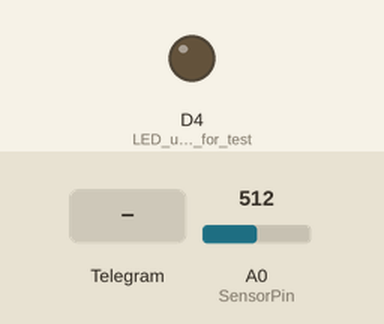
The sketch below on a simulated ESP8266 (NodeMCU). Parts: output pins drawn as LEDs (lit = HIGH). The test bench sets the inputs (shaded band); at power-on: A0 (SensorPin) = 512. WiFi joins after 1.5 s; servers stay silent unless stated; what the sketch prints to the serial monitor is not drawn.

Above: at 2.7 s.
2.8 s: Telegram message "OFF" received
At 5.3 s:
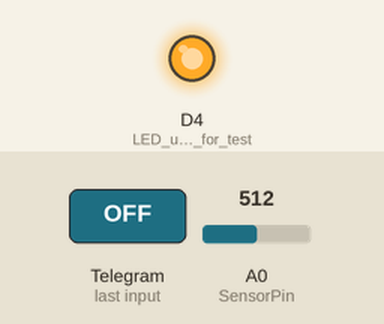
6.1 s: Telegram message "ON" received
At 8.5 s:
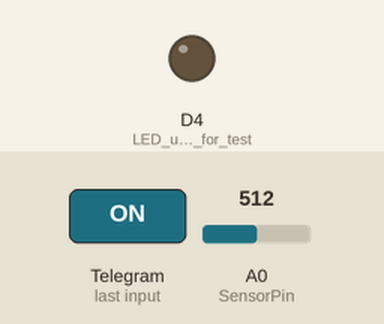
Timing chart, 0 to 10.0 s (numbered marks = the images above; inputs shaded):
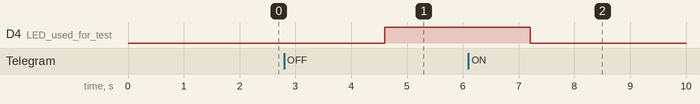

Measured:
- after the input at 2.8 s, D4 (LED_used_for_test): LOW → HIGH after 1.8 s
- after the input at 6.1 s, D4 (LED_used_for_test): HIGH → LOW after 1.1 s

The sketch:

botTest.ino
```cpp
#include <ESP8266WiFi.h>
#include <WiFiClientSecure.h>
#include <UniversalTelegramBot.h>
#define BOTtoken "581782459:AAGH4KJVMMSSs-aeAUNHMHNNP4zSQ1-Ygm8"//Generated by telegram bot creator
#define SensorPin A0         // humidity analog sensor


WiFiClientSecure client;
UniversalTelegramBot bot(BOTtoken, client);

String id, text;//Stores IDs and texts
unsigned long tempo;
int sensorValue;
String sensorString;
const char* ssid     = "Broadcast";  // REPLACE SSID WITH YOUR OWN
const char* password = "gato12345";  // REPLACE WITH NETWORK PASSWORD

void setup()
{
   pinMode(D4, OUTPUT); //LED used for test
   pinMode(SensorPin, INPUT);
   Serial.begin(115200);
  // Connect to WiFi
  WiFi.begin(ssid, password);

  // while wifi not connected yet, print '.'
  // then after it connected, get out of the loop
  while (WiFi.status() != WL_CONNECTED) {
     delay(500);
     Serial.print(".");
  }
  //print a new line, then print WiFi connected, name and the IP address
  Serial.println("");
  Serial.println("WiFi connected");
    Serial.println(ssid);
  // Print the IP address
  Serial.println(WiFi.localIP());
}

void loop()
{
   sensorValue = analogRead(SensorPin); // humidity value
   sensorString = String(analogRead(SensorPin), DEC); // converts in text
   if (millis() - tempo > 2000)//checks every 2 seconds
   {
      connect();//check connection
      readTel();//read from telegram
      tempo = millis();//Reset time
   }
}

void connect()//connects to wifi network
{
   if (WiFi.status() != WL_CONNECTED)
   {
      WiFi.begin(ssid, password);
      delay(2000);
   }
}

void readTel() //Read from Telegram
{
   int newmsg = bot.getUpdates(bot.last_message_received + 1);

   for (int i = 0; i < newmsg; i++) // repeats for every message
   {
      id = bot.messages[i].chat_id;
      text = bot.messages[i].text;
      text.toUpperCase();

      if (text.indexOf("ON") > -1) //command used to turn LED on
      {
         digitalWrite(D4, 0);//LED on
         bot.sendMessage(id, "LED ON", "");//Confirmation message
         bot.sendMessage(id, sensorString);

         if(sensorValue > 800) { // CHANGE THIS VALUE FOR DIFFERENT PLANTS
           bot.sendMessage(id, "Ops, Too dry");//Bot reply
          }
          else {
             bot.sendMessage(id, "Chill out, your plant is fine");
             }
      }

      else if (text.indexOf("OFF") > -1)//If text contains word "OFF"
      {
         digitalWrite(D4, 1);
         bot.sendMessage(id, "LED OFF", "");//Confirmation message
      }

      else if (text.indexOf("START") > -1)//In case it gets the word Start
      {
         bot.sendSimpleMessage(id, id, "");//Sends message with user ID
      }

      else//Error message for unknown commands
      {
         bot.sendSimpleMessage(id, "Invalid Command", "");
      }
   }

}
```
